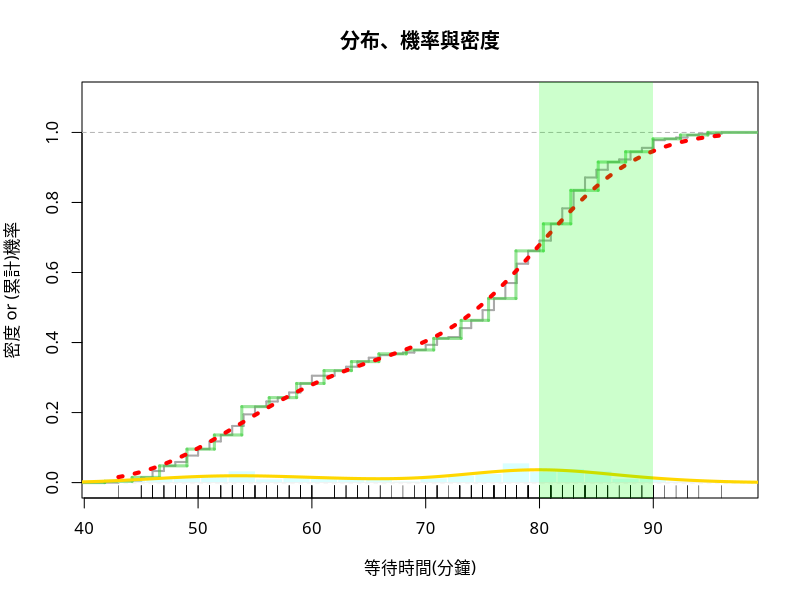
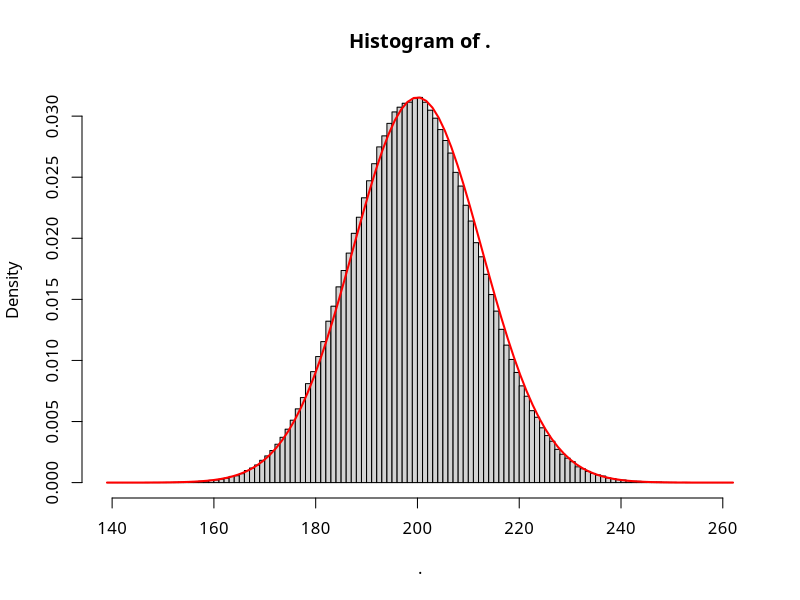
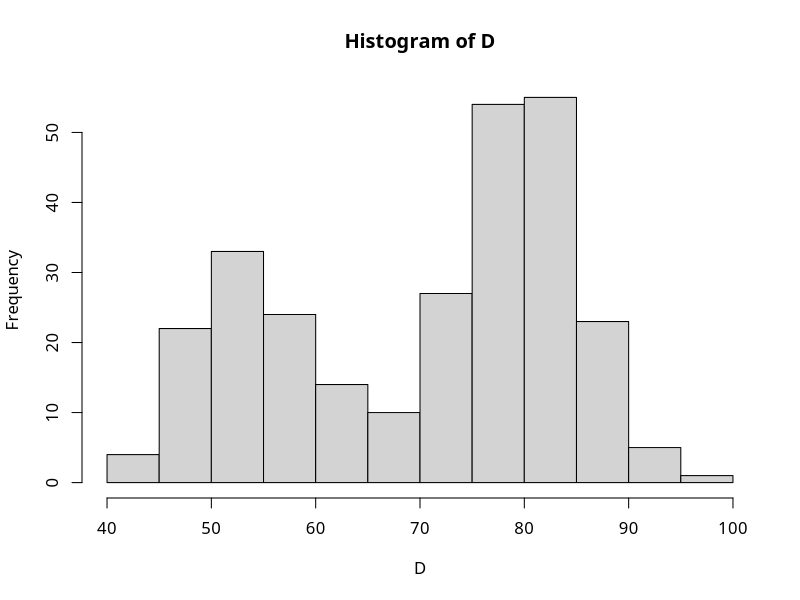
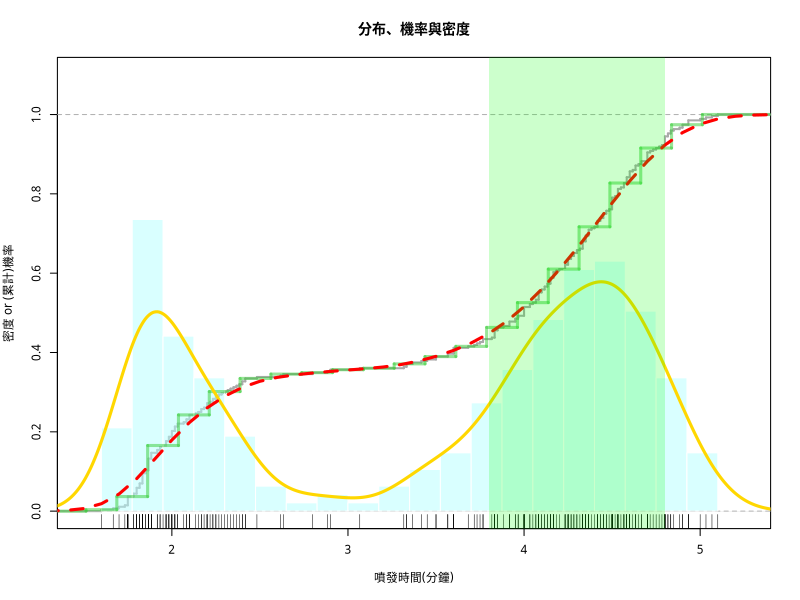

The R source for these figures, in order:
## ---- chunk 1
par(family="STKaiti")
D = faithful$waiting  # copy to a short name
E= faithful$eruptions
# Frame
plot(0,0,xlim=c(42,97),ylim=c(0,1.1),xlab="等待時間(分鐘)", 
     ylab="密度 or (累計)機率", main="分布、機率與密度")
abline(h=1, col='lightgray', lwd=0.25, lty=2)

# Empirical PDF
rug(D)
# Empirical CDF
plot(ecdf(D), cex=0, verticals=T, lwd=2, col='darkgray', add=T)

# Histogram PDF
Bins = 23               # no. bins
bx = seq(min(D), max(D), length=Bins) # break sequence 
hist(D, col="#B3FFFF7F", border="white", ylim=c(0,1.1),
     freq=F, breaks=bx, add=T)
abline(h=0, col='lightgray', lwd=0.25)
# Histogram CDF
adj = (bx[2] - bx[1])/2
steps = stepfun(bx-adj, c(0, sapply(bx, function(b) mean(D <= b))))
plot(steps, cex=0, col='#33CC337F', lwd=3, lty=1, add=T)

# Smooth PDF
Adjust = 1   # bandwidth adjustment
DEN = density(D, adjust = Adjust)
lines(DEN, col='gold', lwd=3)
# Smooth CDF
PDF = approxfun(DEN$x, DEN$y, yleft=0, yright=0)
x = seq(43,96,0.5)
y = sapply(x, function(i) integrate(PDF, -Inf, i)$value)
lines(x, y, col='red', lwd=4, lty=3) 

# Mark Range
x1 = 80; x2 = 90
rect(x1,-0.1,x2,1.2,col= rgb(0,1,0,alpha=0.2),border=NA)
# x = seq(x1, x2, length=100)
# polygon(c(x, x2, x1),  c(PDF(x), 0, 0), col="#FF99003F", border=NA)
# Calculate Probability
(integrate(PDF, x1, x2)$value)

###############################
library(dplyr)
rbinom(1000000, 1000, 0.2) %>% hist(breaks=100,freq=F)
curve(dnorm(x,mean=200,sd=sqrt(160)), col='red', lwd=2, add=T)
## ---- chunk 2
#，隨機變數是指隨機事件的數量表現,可以是離散型的，也可以是連續型,多次重複測定所得到的測定值具有統計規律性
## ---- chunk 3
#利用抽樣算出平均變數，再推倒出母體
## ---- chunk 4
#可以，因為此二種方法都可以依據操作者所需求進行調整，來估計出噴發時間落在某區間內的機率為何
## ---- chunk 5
#可以，二者皆能圖像化清楚表現，易懂，能當作模型來使人清楚理解
#直方圖能夠描述相對次數，將縱軸轉換成機率，即可得知分配情況
#
## ---- chunk 6
#平滑模型較適合，相對於直方圖而言，更淺顯易懂
#因為時間點為連續的情況，平滑線較適合，而且可以清楚表示噴發時間的分配
## ---- chunk 7
#直方圖能"預測"未來，如果以預測未來的狀況的精準情況，直方圖較適合
#數值標記較適合看"現在"的數值
## ---- chunk 8
#最適合欄數為16，較平均
## ---- chunk 9
#頻寬為0.6較適合，與直方圖分布較相似
## ---- chunk 10
#調高欄寬和頻寬會使模型變簡單，降低會使變複雜
## ---- chunk 11
#雖然最符合實際樣本，但並非母體，此模型只是樣本的模型，因此過於偏頗，無法進行預測，因此誤差越大
## ---- chunk 12
#就複雜度而言，單看樣本的話，會精準，但諾是用來預測母體的話會不準確
## ---- chunk 13
D= faithful$waiting
Adjust=.5
DEN = density(D, adjust = Adjust)
#(1)
#Adjust = 1   # bandwidth adjustment
#DEN = density(D, adjust = Adjust)
#(2)PDF = approxfun(DEN$x, DEN$y, yleft=0, yright=0)
#(3)y = sapply(x, function(i) integrate(PDF, -Inf, i)$value)
## ---- chunk 14
PDF = approxfun(DEN$x, DEN$y, yleft=0, yright=0)
## ---- chunk 15
y = sapply(x, function(i) integrate(PDF, -Inf, i)$value)
## ---- chunk 16
Adjust = 1   # bandwidth adjustment
DEN = density(D, adjust = Adjust)
PDF = approxfun(DEN$x, DEN$y, yleft=0, yright=0)
integrate(PDF, 80, 90)$value

## ---- chunk 17
Adjust = 0.5 # bandwidth adjustment
DEN = density(D, adjust = Adjust)
PDF = approxfun(DEN$x, DEN$y, yleft=0, yright=0)
integrate(PDF, 80, 90)$value
## ---- chunk 18

#(3)不一定，有時候會有過度適配的問題。
## ---- chunk 19
#當頻寬為0.5，判斷出數值範圍3.9-4.9之中，估計的機率為47.7%最大
#參加，47.7%*100-30=17.7(平均獲利)
## ---- chunk 20
#當頻寬為0.5，判斷出數值範圍3.9-4.9之中
## ---- chunk 21
#期望值:100*47.7%=47.7
## ---- chunk 22
par(family="STKaiti")
head(faithful)
summary(D)
hist(D)

D = faithful$eruptions  # copy to a short name


# Frame
par(cex=0.7)
plot(0,0,xlim=c(1.5,5.25),ylim=c(0,1.1),xlab="噴發時間(分鐘)", 
     ylab="密度 or (累計)機率", main="分布、機率與密度")
abline(h=1, col='lightgray', lwd=0.25, lty=2)

# Empirical PDF
rug(D)
# Empirical CDF
plot(ecdf(D), cex=0, verticals=T, lwd=2, col='darkgray', add=T)

# Histogram PDF
Bins = 20                               # no. bins
bx = seq(min(D), max(D), length=Bins+1) # break sequence 
hist(D, col="#B3FFFF7F", border="white", 
     freq=F, breaks=bx, add=T)
abline(h=0, col='lightgray', lwd=0.25)
# Histogram CDF
adj = (bx[2] - bx[1])/2
steps = stepfun(bx-adj, c(0, sapply(bx, function(b) mean(D <= b))))
plot(steps, cex=0, col='#33CC337F', lwd=3, lty=1, add=T)

# Smooth PDF
Adjust = 0.5    # bandwidth adjustment
DEN = density(D, adjust = Adjust)
lines(DEN, col='gold', lwd=3)
# Smooth CDF
PDF = approxfun(DEN$x, DEN$y, yleft=0, yright=0)
x = seq(1,6,0.1)
y = sapply(x, function(i) integrate(PDF, -Inf, i)$value)
lines(x, y, col='red', lwd=3, lty=2) 

# Mark Range
x1 = 3.8; x2 = 4.8
rect(x1,-0.1,x2,1.2,col= rgb(0,1,0,alpha=0.2),border=NA)
# x = seq(x1, x2, length=100)
# polygon(c(x, x2, x1),  c(PDF(x), 0, 0), col="#FF99003F", border=NA)
# Calculate Probability
(integrate(PDF, x1, x2)$value)

#i3=seq(1,6-1/6,by=1/6)
#i4=seq(1+1/6,6,by=1/6)
#p2=data.frame(i3,i4)
#for(i in 1:36){
#  p2[i,3]=integrate(PDF,i3[i],i4[i])$value
#}
#p2$V3[is.na(p2$V3)]=0
#head(p2[order(p2$V3,decreasing = T),],6)
i1=seq(1,5,0.1)
i2=seq(1.16,5.1,0.1)
s10d5=data.frame(i1=i1[1:40],i2)
for(i in 1:40){s10d5$value[i]=integrate(PDF, i1[i], i2[i])$value}
s10d5$EV=s10d5$value*100-5
s10d5=s10d5[order(s10d5$EV,decreasing = T),]

#第4.33分-4.5分區間
## ---- chunk 23
#投入10塊時,獲利平均為(3.93+4.56)/2
seq.time = seq(0,6,1/6)
ans = sapply(seq.time,function(x){
  pro=integrate(PDF,x,(x+1/6))$value
  -5*(1-pro)+95*pro
  })
tail(sort(ans))
## ---- chunk 24
#投入期間總利潤
## ---- chunk 25
#最大期望投資報酬率-投入期間總利潤/投入成本，最大期望報酬-投入期間的總利潤
## ---- chunk 26
#因為考慮成本，所以「最大期望報酬較佳」
